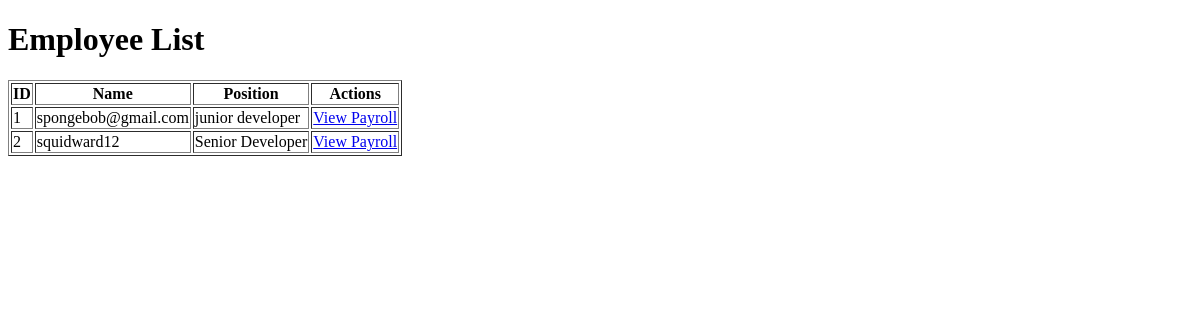
The page /dashboard/employees/ on the database as committed earlier.
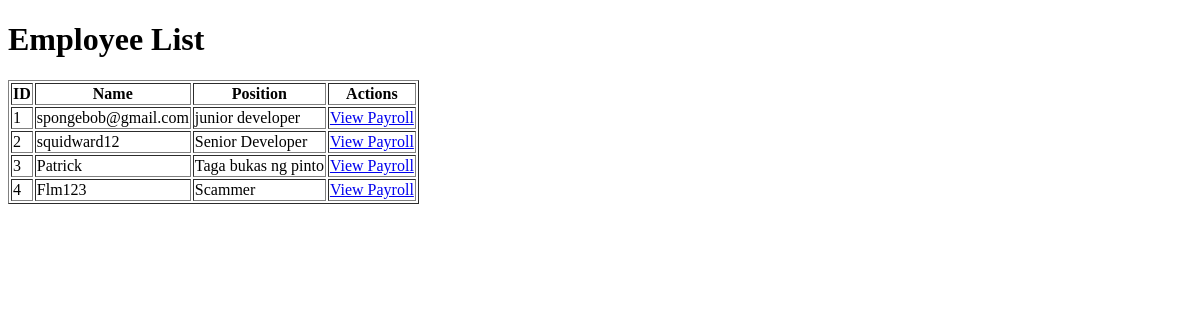
The same page on the database as committed later.
### tasks/models.py (models this page shows, shortened)
class Employee(models.Model):
    user = models.OneToOneField(User, on_delete=models.CASCADE)
    employee_id = models.CharField(max_length=20, unique=True)
    position  =models.CharField(max_length=100)
    hourly_rate = models.DecimalField(max_digits=8, decimal_places=2)
    is_active = models.BooleanField(default = True)
    date_hired = models.DateTimeField(auto_now_add=True)

### tasks/views.py (the view)
# urls.py: path('dashboard/employees/', views.employee_list, name='employee_list'),
def employee_list(request):
    employees = Employee.objects.all()
    return render (request, 'dashboard/employee_list.html', {'employees':employees})

### tasks/templates/dashboard/employee_list.html (shortened to what this page needs)
<!DOCTYPE html>
<html lang="en">
<head>
</head>
<body>
    <h1>Employee List</h1>
    <table border="1">
        <thead>
            <tr>
                <th>ID</th>
                <th>Name</th>
                <th>Position</th>
                <th>Actions</th>
            </tr>
        </thead>
        <tbody>
            {% for employee in employees %}
            <tr>
                <td>{{ employee.id }}</td>
                <td>{{ employee.user.username }}</td>
                <td>{{ employee.position}}</td>
                <td>
                    <a href="{% url 'payroll_detail' pk=employee.id %}"> View Payroll</a>
                </td>
            </tr>
            {% empty %}
            <tr>
                <td colspan="4">No Employees found</td>
            </tr>
             {% endfor %}
        </tbody>
    </table>
</body>
</html>

Rows that differ between the two databases and show on the page:
added Employee: id "3", user.username "Patrick", position "Taga bukas ng pinto"
added Employee: id "4", user.username "Flm123", position "Scammer"
